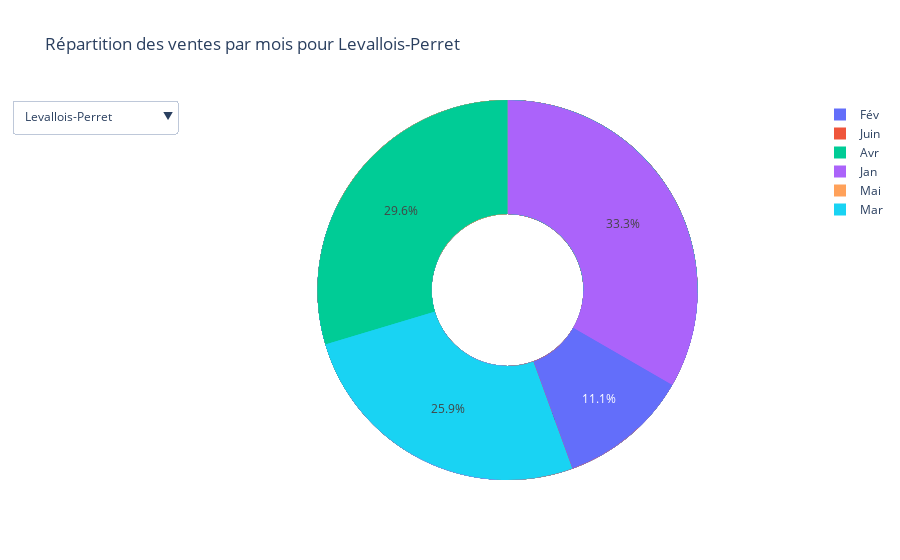

Here is the notebook cell this chart was saved with:
### Markdown cell above
Ce code charge les données d'un fichier CSV pour les transactions immobilières du département 92, filtre les données pour les communes correspondant au code postal "92", puis les prépare en extrayant les dates et en comptant les transactions par mois. Une série de graphiques circulaires (camemberts) est générée pour visualiser la répartition des ventes par mois pour chaque commune, avec un menu interactif permettant de sélectionner la commune à afficher.

### Code cell
import pandas as pd
import plotly.express as px

# Charger les données
df = pd.read_csv('92.csv')  


df = df[df['code_postal'].astype(str).str.startswith('92')]


# Conversion de la colonne 'date_mutation' en format datetime
df['date_mutation'] = pd.to_datetime(df['date_mutation'], format='%Y-%m-%d', errors='coerce')

# Supprimer les lignes avec des dates invalides
df = df[df['date_mutation'].notna()]

# Extraire l'année et le mois des dates
df['month'] = df['date_mutation'].dt.month

# Définir les labels des mois
month_labels = ['Jan', 'Fév', 'Mar', 'Avr', 'Mai', 'Juin', 'Juil', 'Août', 'Sep', 'Oct', 'Nov', 'Déc']

# Filtrer les ventes par ville et créer des camemberts interactifs pour chaque ville
def create_pie_chart_for_city(ville):
    df_filtered = df[df['nom_commune'] == ville]
    sales_per_month = df_filtered['month'].value_counts().sort_index()

    fig = px.pie(
        values=sales_per_month,
        names=[month_labels[i-1] for i in sales_per_month.index],
        title=f"Répartition des ventes par mois pour {ville}",
        hole=0.4  # Optionnel, pour créer un "donut" plutôt qu'un camembert plein
    )
    return fig

# Créer une figure avec un menu déroulant pour sélectionner la ville
villes = df['nom_commune'].unique()
figures = {ville: create_pie_chart_for_city(ville) for ville in villes}

# Menu interactif
updatemenus = [
    {
        'buttons': [
            {
                'method': 'update',
                'label': ville,
                'args': [{'visible': [v == ville for v in villes]}]  # Afficher uniquement la ville sélectionnée
            }
            for ville in villes
        ],
        'direction': 'down',
        'showactive': True
    }
]

# Créer la figure globale et initialiser l'affichage avec toutes les villes invisibles sauf la première
fig = figures[villes[0]]
for i, ville in enumerate(villes):
    if i == 0:
        continue  # Ne pas ajouter la première, elle est déjà affichée
    fig.add_trace(figures[ville].data[0])

# Appliquer le menu
fig.update_layout(updatemenus=updatemenus)

# Afficher la figure interactive
fig.show()

### Figure 1 — Plotly figure (JSON) as saved in the notebook; plotly's stock layout.template omitted (floating-point values rounded to 4 significant figures)
{"data": [{"domain": {"x": [0, 1], "y": [0, 1]}, "hole": 0.4, "hovertemplate": "label=%{label}<br>value=%{value}<extra></extra>", "labels": ["Jan", "Fév", "Mar", "Avr", "Mai", "Juin"], "legendgroup": "", "name": "", "showlegend": true, "type": "pie", "values": [146, 212, 136, 168, 146, 186]}, {"domain": {"x": [0, 1], "y": [0, 1]}, "hole": 0.4, "hovertemplate": "label=%{label}<br>value=%{value}<extra></extra>", "labels": ["Jan", "Fév", "Mar", "Avr", "Mai", "Juin"], "legendgroup": "", "name": "", "showlegend": true, "type": "pie", "values": [140, 99, 175, 163, 191, 113]}, {"domain": {"x": [0, 1], "y": [0, 1]}, "hole": 0.4, "hovertemplate": "label=%{label}<br>value=%{value}<extra></extra>", "labels": ["Jan", "Fév", "Mar", "Avr", "Mai", "Juin"], "legendgroup": "", "name": "", "showlegend": true, "type": "pie", "values": [91, 69, 44, 82, 102, 87]}, {"domain": {"x": [0, 1], "y": [0, 1]}, "hole": 0.4, "hovertemplate": "label=%{label}<br>value=%{value}<extra></extra>", "labels": ["Jan", "Fév", "Mar", "Avr", "Mai", "Juin"], "legendgroup": "", "name": "", "showlegend": true, "type": "pie", "values": [94, 119, 146, 161, 209, 225]}, {"domain": {"x": [0, 1], "y": [0, 1]}, "hole": 0.4, "hovertemplate": "label=%{label}<br>value=%{value}<extra></extra>", "labels": ["Jan", "Fév", "Mar", "Avr", "Mai", "Juin"], "legendgroup": "", "name": "", "showlegend": true, "type": "pie", "values": [188, 174, 249, 215, 232, 275]}, {"domain": {"x": [0, 1], "y": [0, 1]}, "hole": 0.4, "hovertemplate": "label=%{label}<br>value=%{value}<extra></extra>", "labels": ["Jan", "Fév", "Mar", "Avr", "Mai", "Juin"], "legendgroup": "", "name": "", "showlegend": true, "type": "pie", "values": [210, 209, 197, 188, 185, 324]}, {"domain": {"x": [0, 1], "y": [0, 1]}, "hole": 0.4, "hovertemplate": "label=%{label}<br>value=%{value}<extra></extra>", "labels": ["Jan", "Fév", "Mar", "Avr", "Mai", "Juin"], "legendgroup": "", "name": "", "showlegend": true, "type": "pie", "values": [523, 199, 210, 219, 218, 228]}, {"domain": {"x": [0, 1], "y": [0, 1]}, "hole": 0.4, "hovertemplate": "label=%{label}<br>value=%{value}<extra></extra>", "labels": ["Jan", "Fév", "Mar", "Avr", "Mai", "Juin"], "legendgroup": "", "name": "", "showlegend": true, "type": "pie", "values": [284, 1028, 254, 201, 179, 254]}, {"domain": {"x": [0, 1], "y": [0, 1]}, "hole": 0.4, "hovertemplate": "label=%{label}<br>value=%{value}<extra></extra>", "labels": ["Jan", "Fév", "Mar", "Avr", "Mai", "Juin"], "legendgroup": "", "name": "", "showlegend": true, "type": "pie", "values": [101, 60, 130, 105, 103, 144]}, {"domain": {"x": [0, 1], "y": [0, 1]}, "hole": 0.4, "hovertemplate": "label=%{label}<br>value=%{value}<extra></extra>", "labels": ["Jan", "Fév", "Mar", "Avr", "Mai", "Juin"], "legendgroup": "", "name": "", "showlegend": true, "type": "pie", "values": [459, 182, 184, 152, 135, 183]}, {"domain": {"x": [0, 1], "y": [0, 1]}, "hole": 0.4, "hovertemplate": "label=%{label}<br>value=%{value}<extra></extra>", "labels": ["Jan", "Fév", "Mar", "Avr", "Mai", "Juin"], "legendgroup": "", "name": "", "showlegend": true, "type": "pie", "values": [45, 65, 66, 59, 155, 62]}, {"domain": {"x": [0, 1], "y": [0, 1]}, "hole": 0.4, "hovertemplate": "label=%{label}<br>value=%{value}<extra></extra>", "labels": ["Jan", "Fév", "Mar", "Avr", "Mai", "Juin"], "legendgroup": "", "name": "", "showlegend": true, "type": "pie", "values": [95, 88, 161, 120, 141, 154]}, {"domain": {"x": [0, 1], "y": [0, 1]}, "hole": 0.4, "hovertemplate": "label=%{label}<br>value=%{value}<extra></extra>", "labels": ["Jan", "Fév", "Mar", "Avr", "Mai", "Juin"], "legendgroup": "", "name": "", "showlegend": true, "type": "pie", "values": [14, 14, 22, 33, 26, 35]}, {"domain": {"x": [0, 1], "y": [0, 1]}, "hole": 0.4, "hovertemplate": "label=%{label}<br>value=%{value}<extra></extra>", "labels": ["Jan", "Fév", "Mar", "Avr", "Mai", "Juin"], "legendgroup": "", "name": "", "showlegend": true, "type": "pie", "values": [25, 30, 32, 91, 30, 71]}, {"domain": {"x": [0, 1], "y": [0, 1]}, "hole": 0.4, "hovertemplate": "label=%{label}<br>value=%{value}<extra></extra>", "labels": ["Jan", "Fév", "Mar", "Avr", "Mai", "Juin"], "legendgroup": "", "name": "", "showlegend": true, "type": "pie", "values": [131, 365, 65, 79, 63, 119]}, {"domain": {"x": [0, 1], "y": [0, 1]}, "hole": 0.4, "hovertemplate": "label=%{label}<br>value=%{value}<extra></extra>", "labels": ["Jan", "Fév", "Mar", "Avr", "Mai", "Juin"], "legendgroup": "", "name": "", "showlegend": true, "type": "pie", "values": [333, 311, 354, 289, 293, 436]}, {"domain": {"x": [0, 1], "y": [0, 1]}, "hole": 0.4, "hovertemplate": "label=%{label}<br>value=%{value}<extra></extra>", "labels": ["Jan", "Fév", "Mar", "Avr", "Mai", "Juin"], "legendgroup": "", "name": "", "showlegend": true, "type": "pie", "values": [132, 128, 112, 127, 158, 275]}, {"domain": {"x": [0, 1], "y": [0, 1]}, "hole": 0.4, "hovertemplate": "label=%{label}<br>value=%{value}<extra></extra>", "labels": ["Jan", "Fév", "Mar", "Avr", "Mai", "Juin"], "legendgroup": "", "name": "", "showlegend": true, "type": "pie", "values": [138, 130, 109, 174, 108, 139]}, {"domain": {"x": [0, 1], "y": [0, 1]}, "hole": 0.4, "hovertemplate": "label=%{label}<br>value=%{value}<extra></extra>", "labels": ["Jan", "Fév", "Mar", "Avr", "Mai", "Juin"], "legendgroup": "", "name": "", "showlegend": true, "type": "pie", "values": [25, 26, 31, 22, 21, 36]}, {"domain": {"x": [0, 1], "y": [0, 1]}, "hole": 0.4, "hovertemplate": "label=%{label}<br>value=%{value}<extra></extra>", "labels": ["Jan", "Fév", "Mar", "Avr", "Mai", "Juin"], "legendgroup": "", "name": "", "showlegend": true, "type": "pie", "values": [49, 35, 42, 41, 44, 42]}, {"domain": {"x": [0, 1], "y": [0, 1]}, "hole": 0.4, "hovertemplate": "label=%{label}<br>value=%{value}<extra></extra>", "labels": ["Jan", "Fév", "Mar", "Avr", "Mai", "Juin"], "legendgroup": "", "name": "", "showlegend": true, "type": "pie", "values": [74, 51, 79, 78, 96, 109]}, {"domain": {"x": [0, 1], "y": [0, 1]}, "hole": 0.4, "hovertemplate": "label=%{label}<br>value=%{value}<extra></extra>", "labels": ["Jan", "Fév", "Mar", "Avr", "Mai", "Juin"], "legendgroup": "", "name": "", "showlegend": true, "type": "pie", "values": [101, 73, 91, 103, 71, 213]}, {"domain": {"x": [0, 1], "y": [0, 1]}, "hole": 0.4, "hovertemplate": "label=%{label}<br>value=%{value}<extra></extra>", "labels": ["Jan", "Fév", "Mar", "Avr", "Mai", "Juin"], "legendgroup": "", "name": "", "showlegend": true, "type": "pie", "values": [51, 49, 40, 38, 49, 52]}, {"domain": {"x": [0, 1], "y": [0, 1]}, "hole": 0.4, "hovertemplate": "label=%{label}<br>value=%{value}<extra></extra>", "labels": ["Jan", "Fév", "Mar", "Avr", "Mai", "Juin"], "legendgroup": "", "name": "", "showlegend": true, "type": "pie", "values": [40, 39, 62, 40, 32, 86]}, {"domain": {"x": [0, 1], "y": [0, 1]}, "hole": 0.4, "hovertemplate": "label=%{label}<br>value=%{value}<extra></extra>", "labels": ["Jan", "Fév", "Mar", "Avr", "Mai", "Juin"], "legendgroup": "", "name": "", "showlegend": true, "type": "pie", "values": [57, 112, 85, 71, 74, 111]}, {"domain": {"x": [0, 1], "y": [0, 1]}, "hole": 0.4, "hovertemplate": "label=%{label}<br>value=%{value}<extra></extra>", "labels": ["Jan", "Fév", "Mar", "Avr", "Mai", "Juin"], "legendgroup": "", "name": "", "showlegend": true, "type": "pie", "values": [131, 175, 85, 126, 90, 110]}, {"domain": {"x": [0, 1], "y": [0, 1]}, "hole": 0.4, "hovertemplate": "label=%{label}<br>value=%{value}<extra></extra>", "labels": ["Jan", "Fév", "Mar", "Avr", "Mai", "Juin"], "legendgroup": "", "name": "", "showlegend": true, "type": "pie", "values": [91, 109, 151, 163, 187, 159]}, {"domain": {"x": [0, 1], "y": [0, 1]}, "hole": 0.4, "hovertemplate": "label=%{label}<br>value=%{value}<extra></extra>", "labels": ["Jan", "Fév", "Mar", "Avr", "Mai", "Juin"], "legendgroup": "", "name": "", "showlegend": true, "type": "pie", "values": [34, 37, 34, 32, 49, 67]}, {"domain": {"x": [0, 1], "y": [0, 1]}, "hole": 0.4, "hovertemplate": "label=%{label}<br>value=%{value}<extra></extra>", "labels": ["Jan", "Fév", "Mar", "Avr", "Mai", "Juin"], "legendgroup": "", "name": "", "showlegend": true, "type": "pie", "values": [47, 54, 44, 58, 65, 69]}, {"domain": {"x": [0, 1], "y": [0, 1]}, "hole": 0.4, "hovertemplate": "label=%{label}<br>value=%{value}<extra></extra>", "labels": ["Jan", "Fév", "Mar", "Avr", "Mai", "Juin"], "legendgroup": "", "name": "", "showlegend": true, "type": "pie", "values": [76, 94, 86, 64, 60, 73]}, {"domain": {"x": [0, 1], "y": [0, 1]}, "hole": 0.4, "hovertemplate": "label=%{label}<br>value=%{value}<extra></extra>", "labels": ["Jan", "Fév", "Mar", "Avr", "Mai", "Juin"], "legendgroup": "", "name": "", "showlegend": true, "type": "pie", "values": [21, 14, 18, 20, 21, 18]}, {"domain": {"x": [0, 1], "y": [0, 1]}, "hole": 0.4, "hovertemplate": "label=%{label}<br>value=%{value}<extra></extra>", "labels": ["Jan", "Fév", "Mar", "Avr", "Mai", "Juin"], "legendgroup": "", "name": "", "showlegend": true, "type": "pie", "values": [46, 63, 76, 84, 93, 223]}, {"domain": {"x": [0, 1], "y": [0, 1]}, "hole": 0.4, "hovertemplate": "label=%{label}<br>value=%{value}<extra></extra>", "labels": ["Jan", "Fév", "Mar", "Avr", "Mai", "Juin"], "legendgroup": "", "name": "", "showlegend": true, "type": "pie", "values": [32, 41, 68, 77, 44, 66]}, {"domain": {"x": [0, 1], "y": [0, 1]}, "hole": 0.4, "hovertemplate": "label=%{label}<br>value=%{value}<extra></extra>", "labels": ["Jan", "Fév", "Mar", "Avr", "Mai", "Juin"], "legendgroup": "", "name": "", "showlegend": true, "type": "pie", "values": [15, 29, 62, 33, 24, 60]}, {"domain": {"x": [0, 1], "y": [0, 1]}, "hole": 0.4, "hovertemplate": "label=%{label}<br>value=%{value}<extra></extra>", "labels": ["Jan", "Fév", "Mar", "Avr", "Mai", "Juin"], "legendgroup": "", "name": "", "showlegend": true, "type": "pie", "values": [42, 35, 45, 70, 49, 36]}, {"domain": {"x": [0, 1], "y": [0, 1]}, "hole": 0.4, "hovertemplate": "label=%{label}<br>value=%{value}<extra></extra>", "labels": ["Jan", "Fév", "Mar", "Avr"], "legendgroup": "", "name": "", "showlegend": true, "type": "pie", "values": [9, 3, 7, 8]}], "layout": {"legend": {"tracegroupgap": 0}, "title": {"text": "Répartition des ventes par mois pour Levallois-Perret"}, "updatemenus": [{"buttons": [{"args": [{"visible": [true, false, false, false, false, false, false, false, false, false, false, false, false, false, false, false, false, false, false, false, false, false, false, false, false, false, false, false, false, false, false, false, false, false, false, false]}], "label": "Levallois-Perret", "method": "update"}, {"args": [{"visible": [false, true, false, false, false, false, false, false, false, false, false, false, false, false, false, false, false, false, false, false, false, false, false, false, false, false, false, false, false, false, false, false, false, false, false, false]}], "label": "Suresnes", "method": "update"}, {"args": [{"visible": [false, false, true, false, false, false, false, false, false, false, false, false, false, false, false, false, false, false, false, false, false, false, false, false, false, false, false, false, false, false, false, false, false, false, false, false]}], "label": "La Garenne-Colombes", "method": "update"}, {"args": [{"visible": [false, false, false, true, false, false, false, false, false, false, false, false, false, false, false, false, false, false, false, false, false, false, false, false, false, false, false, false, false, false, false, false, false, false, false, false]}], "label": "Clichy", "method": "update"}, {"args": [{"visible": [false, false, false, false, true, false, false, false, false, false, false, false, false, false, false, false, false, false, false, false, false, false, false, false, false, false, false, false, false, false, false, false, false, false, false, false]}], "label": "Asnières-sur-Seine", "method": "update"}, {"args": [{"visible": [false, false, false, false, false, true, false, false, false, false, false, false, false, false, false, false, false, false, false, false, false, false, false, false, false, false, false, false, false, false, false, false, false, false, false, false]}], "label": "Courbevoie", "method": "update"}, {"args": [{"visible": [false, false, false, false, false, false, true, false, false, false, false, false, false, false, false, false, false, false, false, false, false, false, false, false, false, false, false, false, false, false, false, false, false, false, false, false]}], "label": "Neuilly-sur-Seine", "method": "update"}, {"args": [{"visible": [false, false, false, false, false, false, false, true, false, false, false, false, false, false, false, false, false, false, false, false, false, false, false, false, false, false, false, false, false, false, false, false, false, false, false, false]}], "label": "Rueil-Malmaison", "method": "update"}, {"args": [{"visible": [false, false, false, false, false, false, false, false, true, false, false, false, false, false, false, false, false, false, false, false, false, false, false, false, false, false, false, false, false, false, false, false, false, false, false, false]}], "label": "Nanterre", "method": "update"}, {"args": [{"visible": [false, false, false, false, false, false, false, false, false, true, false, false, false, false, false, false, false, false, false, false, false, false, false, false, false, false, false, false, false, false, false, false, false, false, false, false]}], "label": "Colombes", "method": "update"}, {"args": [{"visible": [false, false, false, false, false, false, false, false, false, false, true, false, false, false, false, false, false, false, false, false, false, false, false, false, false, false, false, false, false, false, false, false, false, false, false, false]}], "label": "Bois-Colombes", "method": "update"}, {"args": [{"visible": [false, false, false, false, false, false, false, false, false, false, false, true, false, false, false, false, false, false, false, false, false, false, false, false, false, false, false, false, false, false, false, false, false, false, false, false]}], "label": "Puteaux", "method": "update"}, {"args": [{"visible": [false, false, false, false, false, false, false, false, false, false, false, false, true, false, false, false, false, false, false, false, false, false, false, false, false, false, false, false, false, false, false, false, false, false, false, false]}], "label": "Villeneuve-la-Garenne", "method": "update"}, {"args": [{"visible": [false, false, false, false, false, false, false, false, false, false, false, false, false, true, false, false, false, false, false, false, false, false, false, false, false, false, false, false, false, false, false, false, false, false, false, false]}], "label": "Gennevilliers", "method": "update"}, {"args": [{"visible": [false, false, false, false, false, false, false, false, false, false, false, false, false, false, true, false, false, false, false, false, false, false, false, false, false, false, false, false, false, false, false, false, false, false, false, false]}], "label": "Meudon", "method": "update"}, {"args": [{"visible": [false, false, false, false, false, false, false, false, false, false, false, false, false, false, false, true, false, false, false, false, false, false, false, false, false, false, false, false, false, false, false, false, false, false, false, false]}], "label": "Boulogne-Billancourt", "method": "update"}, {"args": [{"visible": [false, false, false, false, false, false, false, false, false, false, false, false, false, false, false, false, true, false, false, false, false, false, false, false, false, false, false, false, false, false, false, false, false, false, false, false]}], "label": "Issy-les-Moulineaux", "method": "update"}, {"args": [{"visible": [false, false, false, false, false, false, false, false, false, false, false, false, false, false, false, false, false, true, false, false, false, false, false, false, false, false, false, false, false, false, false, false, false, false, false, false]}], "label": "Montrouge", "method": "update"}, {"args": [{"visible": [false, false, false, false, false, false, false, false, false, false, false, false, false, false, false, false, false, false, true, false, false, false, false, false, false, false, false, false, false, false, false, false, false, false, false, false]}], "label": "Vaucresson", "method": "update"}, {"args": [{"visible": [false, false, false, false, false, false, false, false, false, false, false, false, false, false, false, false, false, false, false, true, false, false, false, false, false, false, false, false, false, false, false, false, false, false, false, false]}], "label": "Malakoff", "method": "update"}, {"args": [{"visible": [false, false, false, false, false, false, false, false, false, false, false, false, false, false, false, false, false, false, false, false, true, false, false, false, false, false, false, false, false, false, false, false, false, false, false, false]}], "label": "Vanves", "method": "update"}, {"args": [{"visible": [false, false, false, false, false, false, false, false, false, false, false, false, false, false, false, false, false, false, false, false, false, true, false, false, false, false, false, false, false, false, false, false, false, false, false, false]}], "label": "Châtenay-Malabry", "method": "update"}, {"args": [{"visible": [false, false, false, false, false, false, false, false, false, false, false, false, false, false, false, false, false, false, false, false, false, false, true, false, false, false, false, false, false, false, false, false, false, false, false, false]}], "label": "Bourg-la-Reine", "method": "update"}, {"args": [{"visible": [false, false, false, false, false, false, false, false, false, false, false, false, false, false, false, false, false, false, false, false, false, false, false, true, false, false, false, false, false, false, false, false, false, false, false, false]}], "label": "Fontenay-aux-Roses", "method": "update"}, {"args": [{"visible": [false, false, false, false, false, false, false, false, false, false, false, false, false, false, false, false, false, false, false, false, false, false, false, false, true, false, false, false, false, false, false, false, false, false, false, false]}], "label": "Châtillon", "method": "update"}, {"args": [{"visible": [false, false, false, false, false, false, false, false, false, false, false, false, false, false, false, false, false, false, false, false, false, false, false, false, false, true, false, false, false, false, false, false, false, false, false, false]}], "label": "Clamart", "method": "update"}, {"args": [{"visible": [false, false, false, false, false, false, false, false, false, false, false, false, false, false, false, false, false, false, false, false, false, false, false, false, false, false, true, false, false, false, false, false, false, false, false, false]}], "label": "Antony", "method": "update"}, {"args": [{"visible": [false, false, false, false, false, false, false, false, false, false, false, false, false, false, false, false, false, false, false, false, false, false, false, false, false, false, false, true, false, false, false, false, false, false, false, false]}], "label": "Sèvres", "method": "update"}, {"args": [{"visible": [false, false, false, false, false, false, false, false, false, false, false, false, false, false, false, false, false, false, false, false, false, false, false, false, false, false, false, false, true, false, false, false, false, false, false, false]}], "label": "Bagneux", "method": "update"}, {"args": [{"visible": [false, false, false, false, false, false, false, false, false, false, false, false, false, false, false, false, false, false, false, false, false, false, false, false, false, false, false, false, false, true, false, false, false, false, false, false]}], "label": "Saint-Cloud", "method": "update"}, {"args": [{"visible": [false, false, false, false, false, false, false, false, false, false, false, false, false, false, false, false, false, false, false, false, false, false, false, false, false, false, false, false, false, false, true, false, false, false, false, false]}], "label": "Ville-d'Avray", "method": "update"}, {"args": [{"visible": [false, false, false, false, false, false, false, false, false, false, false, false, false, false, false, false, false, false, false, false, false, false, false, false, false, false, false, false, false, false, false, true, false, false, false, false]}], "label": "Le Plessis-Robinson", "method": "update"}, {"args": [{"visible": [false, false, false, false, false, false, false, false, false, false, false, false, false, false, false, false, false, false, false, false, false, false, false, false, false, false, false, false, false, false, false, false, true, false, false, false]}], "label": "Sceaux", "method": "update"}, {"args": [{"visible": [false, false, false, false, false, false, false, false, false, false, false, false, false, false, false, false, false, false, false, false, false, false, false, false, false, false, false, false, false, false, false, false, false, true, false, false]}], "label": "Chaville", "method": "update"}, {"args": [{"visible": [false, false, false, false, false, false, false, false, false, false, false, false, false, false, false, false, false, false, false, false, false, false, false, false, false, false, false, false, false, false, false, false, false, false, true, false]}], "label": "Garches", "method": "update"}, {"args": [{"visible": [false, false, false, false, false, false, false, false, false, false, false, false, false, false, false, false, false, false, false, false, false, false, false, false, false, false, false, false, false, false, false, false, false, false, false, true]}], "label": "Marnes-la-Coquette", "method": "update"}], "direction": "down", "showactive": true}]}}
